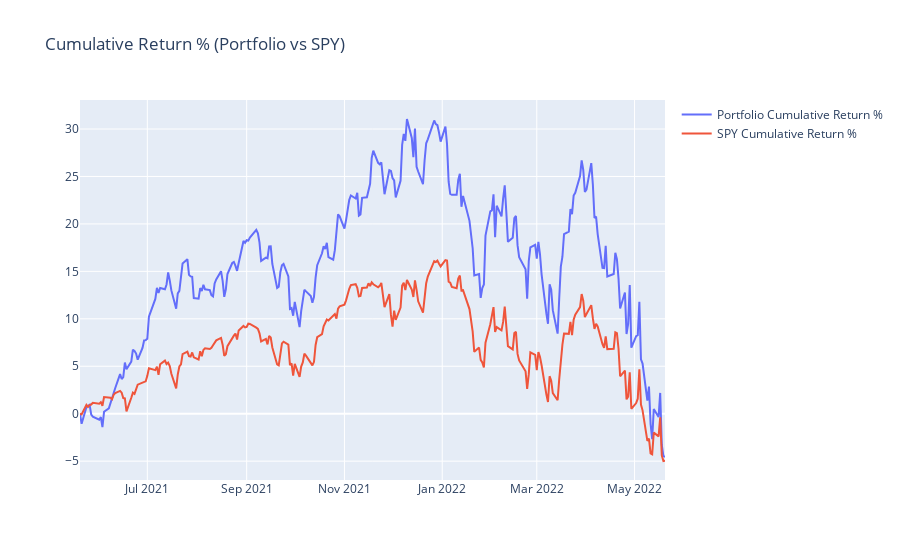

The cell this chart's notebook holds for it:
### Code cell
# Visualize Return %
fig = go.Figure()
fig.add_trace(go.Scatter(x=portfolio_val.index, y= portfolio_val['Cum Return %'], name='Portfolio Cumulative Return %'))
fig.add_trace(go.Scatter(x=SPY.index, y=SPY['Cum Return %'],name='SPY Cumulative Return %'))
fig.update_layout(title="Cumulative Return % (Portfolio vs SPY)")

### Figure 1 — Plotly figure (JSON) as saved in the notebook; plotly's stock layout.template omitted (floating-point values rounded to 4 significant figures; data arrays with more than 128 entries replaced by an {"elided": "..."} marker saying what was removed)
{"data": [{"name": "Portfolio Cumulative Return %", "type": "scatter", "x": {"elided": "254 str values"}, "y": {"elided": "254 float values"}}, {"name": "SPY Cumulative Return %", "type": "scatter", "x": {"elided": "254 str values"}, "y": {"elided": "254 float values"}}], "layout": {"title": {"text": "Cumulative Return % (Portfolio vs SPY)"}}}
